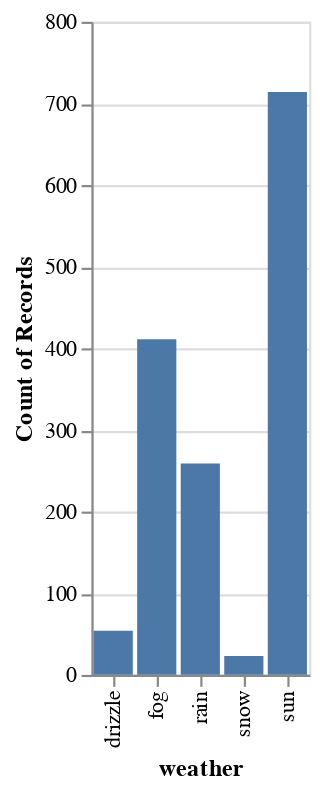

Source (notebook cell):
### Code cell
show(
    data(['weather']),
    {
        'view': [
            {
                'mark': [
                    {
                        'type': 'bar',
                        'encoding': [
                            {'channel': 'x', 'field': 'weather'},
                            {'channel': 'y', 'aggregate': 'count'},
                        ],
                    }
                ],
                'scale': [
                    {'channel': 'x', 'type': 'ordinal'},
                    {'channel': 'y', 'type': 'linear', 'zero': 'true'},
                ],
            }
        ]
    },
)

### Figure 1 — Vega-Lite specification as saved in the notebook (floating-point values rounded to 4 significant figures; data arrays with more than 128 entries replaced by an {"elided": "..."} marker saying what was removed)
{"config": {"view": {"continuousWidth": 300, "continuousHeight": 300}}, "data": {"name": "data-6881b3c76720a51ecae2e2fb5659aff4"}, "mark": {"type": "bar"}, "encoding": {"x": {"field": "weather", "type": "ordinal"}, "y": {"aggregate": "count", "scale": {"type": "linear", "zero": true}}}, "$schema": "https://vega.github.io/schema/vega-lite/v5.20.1.json", "datasets": {"data-6881b3c76720a51ecae2e2fb5659aff4": {"elided": "1461 records"}}}
